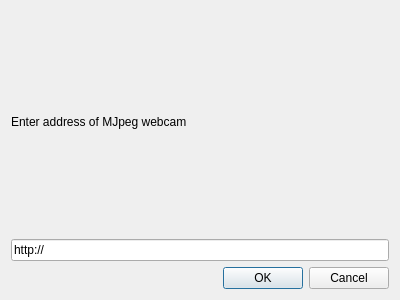
<?xml version="1.0" encoding="UTF-8"?>
<ui version="4.0">
 <class>OreMJpegDialog</class>
 <widget class="QDialog" name="OreMJpegDialog">
  <property name="geometry">
   <rect>
    <x>0</x>
    <y>0</y>
    <width>400</width>
    <height>300</height>
   </rect>
  </property>
  <property name="windowTitle">
   <string>MJpeg Stream URL</string>
  </property>
  <layout class="QVBoxLayout" name="verticalLayout">
   <item>
    <widget class="QLabel" name="urlLabel">
     <property name="text">
      <string>Enter address of MJpeg webcam</string>
     </property>
    </widget>
   </item>
   <item>
    <widget class="QLineEdit" name="urlLineEdit">
     <property name="text">
      <string>http://</string>
     </property>
    </widget>
   </item>
   <item>
    <widget class="QDialogButtonBox" name="buttonBox">
     <property name="orientation">
      <enum>Qt::Horizontal</enum>
     </property>
     <property name="standardButtons">
      <set>QDialogButtonBox::Cancel|QDialogButtonBox::Ok</set>
     </property>
    </widget>
   </item>
  </layout>
 </widget>
 <resources/>
 <connections>
  <connection>
   <sender>buttonBox</sender>
   <signal>accepted()</signal>
   <receiver>OreMJpegDialog</receiver>
   <slot>accept()</slot>
   <hints>
    <hint type="sourcelabel">
     <x>248</x>
     <y>254</y>
    </hint>
    <hint type="destinationlabel">
     <x>157</x>
     <y>274</y>
    </hint>
   </hints>
  </connection>
  <connection>
   <sender>buttonBox</sender>
   <signal>rejected()</signal>
   <receiver>OreMJpegDialog</receiver>
   <slot>reject()</slot>
   <hints>
    <hint type="sourcelabel">
     <x>316</x>
     <y>260</y>
    </hint>
    <hint type="destinationlabel">
     <x>286</x>
     <y>274</y>
    </hint>
   </hints>
  </connection>
 </connections>
</ui>
